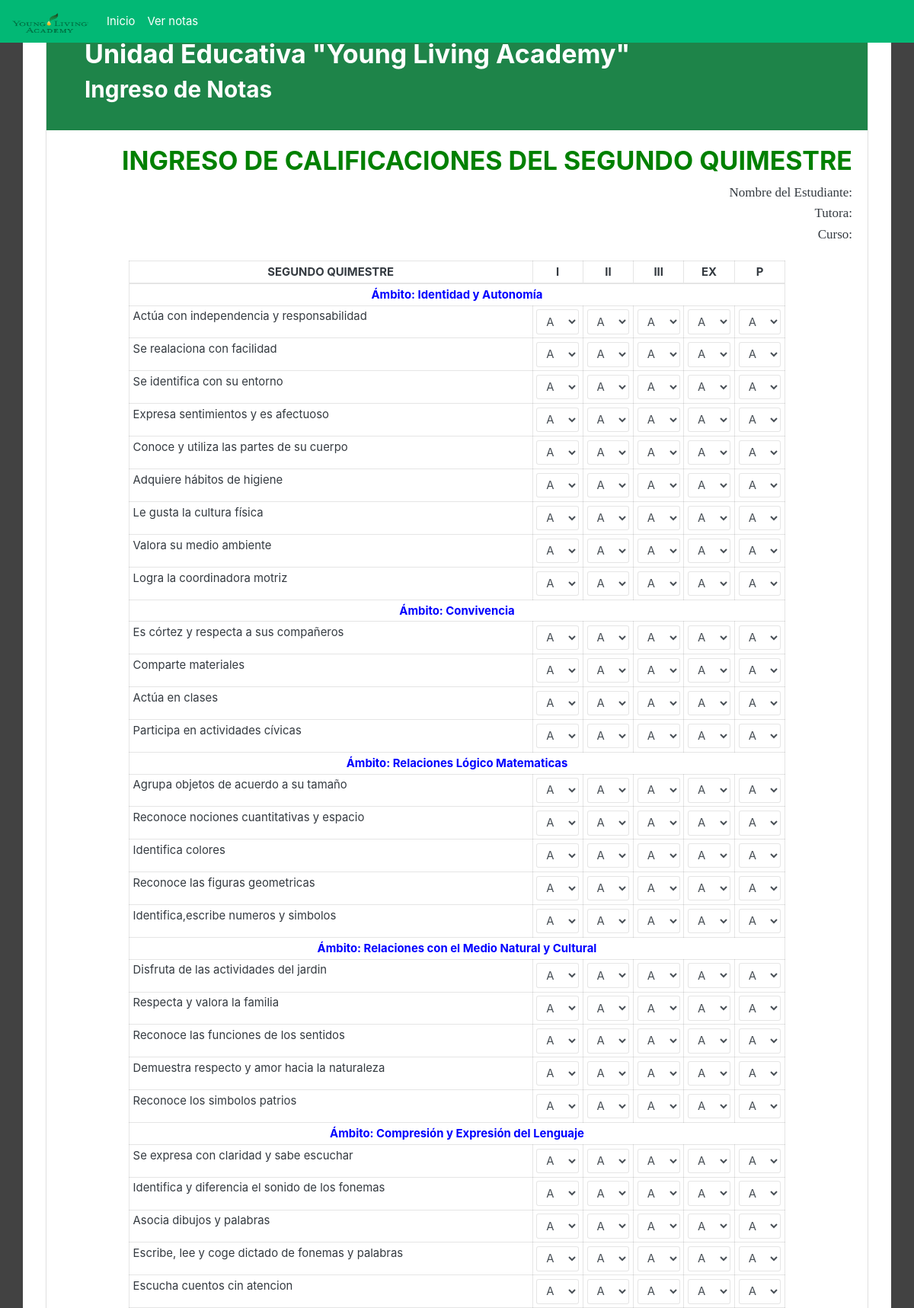
Page /vistas/ingresar_notas_inicial2.php (upper part) on the committed database.
### tables this page shows
CREATE TABLE `materia_inicial2` (
  `id_materia` int(11) NOT NULL,
  `nombre_materia` varchar(100) NOT NULL,
  `estado_materia` char(1) DEFAULT NULL
);

CREATE TABLE `detalle_materia_inicial` (
  `id_detalle_materia` int(4) UNSIGNED ZEROFILL NOT NULL,
  `fk_materia` int(2) DEFAULT NULL,
  `actividad` varchar(300) NOT NULL,
  `estado` varchar(1) NOT NULL
);

### vistas/ingresar_notas_inicial2.php (the view, shortened to what this page needs)
<?php
require_once "dependencias.php";
 require_once "menu.php";
$c= new conectar();
$conexion=$c->conexion();
$periodo=$_GET['periodo'];
?>
<body class="fondo">
	<div class="container" style="background: white;">
		<div class="col-lg-12">
			<div class="card">
			<div class="card-header box ">
						<h2>Unidad Educativa "Young Living  Academy" </h2>
						<h3>Ingreso de Notas </h3>
					</div>
				<div class="card-body text-right">
					<?php
if($periodo==1)
{
	$nperiodo='PRIMER QUIMESTRE';
} else {
	$nperiodo='SEGUNDO QUIMESTRE';
}
?>				<h2 style="color: green;"> INGRESO DE CALIFICACIONES DEL <?php echo $nperiodo; ?> </h2>
				<p> Nombre del Estudiante:<?php echo $nombre_alumno; ?> </p>
				<p> Tutora: <?php echo $_SESSION['profesor']['nombre'];?></p>
				<p> Curso: <?php echo $nombre_curso;?></p>
				</div>
	<div class="table-responsive">
	<table class="table table-sm table-bordered" align="center" style="width: 80%; margin-left: 10%; ">
		<form id="notas">
		<thead style="text-align: center;">
			<th><?php echo $nperiodo;?> </th>
			<th> I</th>
			<th> II</th>
			<th> III</th>
			<th> EX</th>
			<th> P </th>
		</thead>
<?php
$sql="SELECT id_materia , nombre_materia from materia_inicial2 ";
$result=mysqli_query($conexion,$sql);
while($mostrar=mysqli_fetch_row($result)){
	$inicial2[]=array('id' =>$mostrar[0] ,'materia'=>$mostrar[1] );
}
for ($i=0; $i <count($inicial2) ; $i++) {
?>
	<tr> <td colspan="6" align="center"> <font color="blue"><b> <?php echo $inicial2[$i]['materia'];?> </b></td>
		</tr>
<?php
	$id=$inicial2[$i]['id'];
$sql="SELECT dm.id_detalle_materia, dm.actividad  FROM  detalle_materia_inicial dm where dm.fk_materia='$id'";
$result=mysqli_query($conexion,$sql);
while ($mostrar=mysqli_fetch_row($result)) {
		?>
		<tr>
			<td> <?php echo $mostrar[1];?> </td>
			<td> <select  id="parcial1[]" class="form-control form-control-sm" name="parcial1[]"  >
							<option value="A"> A  </option>
			</select></td>
			<td> <select  id="parcial2[]" class="form-control form-control-sm" name="parcial2[]"  >
							<option value="A"> A  </option>
			</select></td>
			<td> <select  id="parcial3[]" class="form-control form-control-sm" name="parcial3[]"  >
							<option value="A"> A  </option>
			</select></td>
			<td> <select  id="examen[]" class="form-control form-control-sm" name="examen[]"  >
							<option value="A"> A  </option>
			</select></td>
			<td> <select  id="promedio[]" class="form-control form-control-sm" name="promedio[]"  >
							<option value="A"> A  </option>
			</select></td>
		</tr>
<?php
	}
}
?>
	</table>
</div>
</div>
</div>

### librerias/css/estilos.css (style rules this page uses)
body { padding: 70px; }
.fondo { margin:0; padding:0px 25px; background-color:#424242; }
.box { height: 170px; width: 100%; padding: 50px; background-color:#1E8449 ; border-color: #1E8449 ; color: white; margin:auto; }

### rows in the picture
materia_inicial2: nombre_materia "Ámbito: Identidad y Autonomía"
detalle_materia_inicial: actividad "Actúa con independencia y responsabilidad"
detalle_materia_inicial: actividad "Se realaciona con facilidad"
detalle_materia_inicial: actividad "Se identifica con su entorno"
detalle_materia_inicial: actividad "Expresa sentimientos y es afectuoso"
detalle_materia_inicial: actividad "Conoce y utiliza las partes de su cuerpo"
detalle_materia_inicial: actividad "Adquiere hábitos de higiene"
detalle_materia_inicial: actividad "Le gusta la cultura física"
detalle_materia_inicial: actividad "Valora su medio ambiente"
detalle_materia_inicial: actividad "Logra la coordinadora motriz"
materia_inicial2: nombre_materia "Ámbito: Convivencia"
detalle_materia_inicial: actividad "Es córtez y respecta a sus compañeros"
detalle_materia_inicial: actividad "Comparte materiales"
detalle_materia_inicial: actividad "Actúa en clases"
detalle_materia_inicial: actividad "Participa en actividades cívicas"
materia_inicial2: nombre_materia "Ámbito: Relaciones Lógico Matematicas"
detalle_materia_inicial: actividad "Agrupa objetos de acuerdo a su tamaño"
detalle_materia_inicial: actividad "Reconoce nociones cuantitativas y espacio"
detalle_materia_inicial: actividad "Identifica colores"
detalle_materia_inicial: actividad "Reconoce las figuras geometricas"
detalle_materia_inicial: actividad "Identifica,escribe numeros y simbolos"
materia_inicial2: nombre_materia "Ámbito: Relaciones con el Medio Natural y Cultural"
detalle_materia_inicial: actividad "Disfruta de las actividades del jardin"
detalle_materia_inicial: actividad "Respecta y valora la familia"
detalle_materia_inicial: actividad "Reconoce las funciones de los sentidos"
detalle_materia_inicial: actividad "Demuestra respecto y amor hacia la naturaleza"
detalle_materia_inicial: actividad "Reconoce los simbolos patrios"
materia_inicial2: nombre_materia "Ámbito: Compresión y Expresión del Lenguaje"
detalle_materia_inicial: actividad "Se expresa con claridad y sabe escuchar"
detalle_materia_inicial: actividad "Identifica y diferencia el sonido de los fonemas"
detalle_materia_inicial: actividad "Asocia dibujos y palabras"
detalle_materia_inicial: actividad "Escribe, lee y coge dictado de fonemas y palabras"
detalle_materia_inicial: actividad "Escucha cuentos cin atencion"

### other values in the picture
$nperiodo "SEGUNDO QUIMESTRE"
